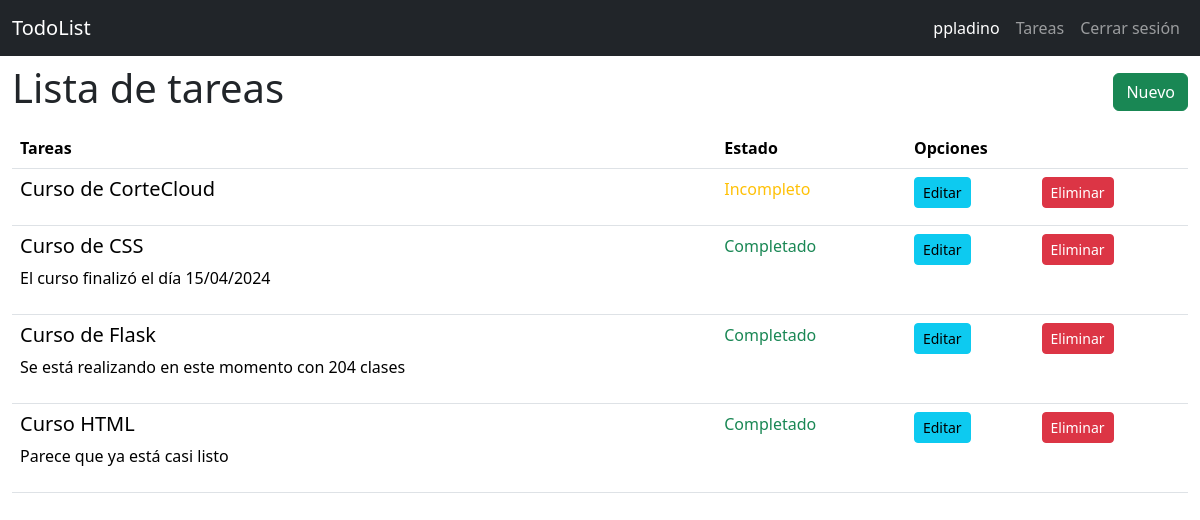
The page /todo/list (signed in) on the database its author committed.
### todor/models.py (models this page shows, shortened)
class User(db.Model):
    id = db.Column(db.Integer, primary_key=True)
    username = db.Column(db.String(20), unique=True, nullable=False)
    password = db.Column(db.Text, nullable=False)

class Todo(db.Model):
    id = db.Column(db.Integer, primary_key=True)
    create_by = db.Column(db.Integer, db.ForeignKey('user.id'), nullable= False )
    title = db.Column(db.String(100), nullable=False)
    desc = db.Column(db.Text)
    state = db.Column(db.Boolean, default = False)

### todor/todo.py (the view)
@bp.route('/list')
@login_required
def index():
    todos = Todo.query.all()
    return render_template('todo/index.html', todos = todos)

### todor/auth.py (called while the page is built)
@bp.before_app_request
def load_logged_in_user():
    user_id = session.get('user_id')
    if user_id is None:
        g.user = None
    else:
        g.user = User.query.get_or_404(user_id)

def login_required(view):
    @functools.wraps(view)
    def wrapped_view(**kwargs):
        if g.user is None:
            return redirect(url_for('auth.login'))
        return view(**kwargs)
    return wrapped_view

### todor/templates/todo/index.html
{% extends 'base.html' %}
{% block content %}
<section class="container-fluid">
    <nav class="navbar">
        <h1>{% block title %}Lista de tareas {% endblock %}</h1>
        <a href="{{ url_for('todo.create')}}" class="btn btn-success">Nuevo</a>
    </nav>
    <table class="table">
        <thead>
            <tr>
                <th class="col">Tareas</th>
                <th class="col">Estado</th>
                <th class="col" colspan="2">Opciones</th>
            </tr>
        </thead>
        <tbody>
            {% for todo in todos | reverse %}
            {% if g.user.id == todo.create_by %}
            <tr>
                <td>
                    <h5>{{todo.title}}</h5>
                    <p>{{todo.desc}}</p>
                </td>
                <td>
                    {% if todo.state == false %}
                    <span class="text-warning">Incompleto</span>
                    {% else %}
                    <span class="text-success">Completado</span>
                    {% endif %}
                <td>
                    <a href="{{ url_for('todo.update', id = todo.id)}}" class="btn btn-info btn-sm">Editar</a>
                </td>
                <td>
                    <a href="{{ url_for('todo.delete', id = todo.id)}}" class="btn btn-danger btn-sm">Eliminar</a>
                </td>
            </tr>
            {% endif %}
            {% endfor %}
        </tbody>
    </table>
</section>
{% endblock %}

### todor/templates/base.html (shortened to what this page needs)
<!DOCTYPE html>
<html lang="en">
<head>
    <link href="https://cdn.jsdelivr.net/npm/bootstrap@5.3.3/dist/css/bootstrap.min.css" rel="stylesheet"
>
</head>
<body>
    <nav class="navbar navbar-expand-sm navbar-dark bg-dark" data-bs-theme="dark">
        <div class="container-fluid">
          <a class="navbar-brand" href="{{url_for('index')}}">TodoList</a>
          <div class="collapse navbar-collapse justify-content-end" id="navbarNav">
            <ul class="navbar-nav">
              {% if g.user %}
              <li class="nav-item">
                <span class="nav-link active">
                  {{ g.user.username }}
                </span>
              </li>
              <li class="nav-item">
                <a class="nav-link" href="{{url_for('todo.index')}}">Tareas</a>
              </li>
              <li class="nav-item">
                <a class="nav-link" href="{{url_for('auth.logout')}}">Cerrar sesión</a>
              </li>
              {% endif%}
            </ul>
          </div>
        </div>
      </nav>
      {% block content %}
      {% endblock %}
</body>
</html>

### rows shown on the page
User: user.username "ppladino"
Todo: title "Curso de CorteCloud", state "Incompleto"
Todo: title "Curso de CSS", desc "El curso finalizó el día 15/04/2024", state "Completado"
Todo: title "Curso de Flask", desc "Se está realizando en este momento con 204 clases", state "Completado"
Todo: title "Curso HTML", desc "Parece que ya está casi listo", state "Completado"
